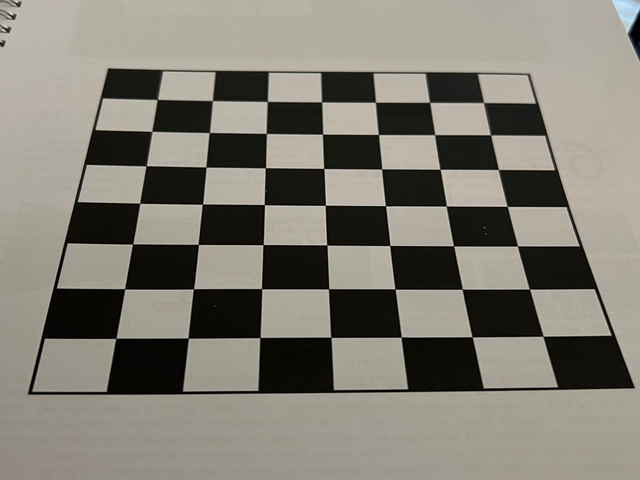
#> input picture Chessboard_angled.png, 640 x 480 px, found by its file name
$ python exercise5_2.py
#> lines starting #> are read from the running program, lines starting #| are printed output that depends on the picture
# Exercise 5.1
import matplotlib

matplotlib.use("agg")
import matplotlib.pyplot as plt
from PIL import Image
from pylab import *
import numpy as np
import cv2
import scipy.ndimage as ndim
from typing import Tuple

def edge_detector_1d(np_img: np.ndarray, dm: np.ndarray, dn: np.ndarray
                     ) -> Tuple[np.ndarray, np.ndarray, np.ndarray, np.ndarray]:
    assert all(isinstance(arr, np.ndarray) for arr in (np_img, dm, dn))
    fm = ndim.correlate1d(np_img, dm, axis=1)
    fn = ndim.correlate1d(np_img, dn, axis=0)
    magnitude = (fm**2 + fn**2)**0.5
    phase = np.arctan2(fn, fm)
    return fm, fn, magnitude, phase

gray_img = np.array(
    Image.open("chessboard_angled.png", formats=("PNG", )).convert("L"),
    "uint8"
)

dm1 = np.array([-1, 1, 0])
dn1 = np.array([-1, 1, 0])
dm2 = np.array([-1, 0, 1])
dn2 = np.array([-1, 0, 1])
dm3 = np.array([0, -1, 1])
dn3 = np.array([0, -1, 1])


fm1, fn1, magnitude1, phase1 = edge_detector_1d(gray_img, dm1, dn1)
fm2, fn2, magnitude2, phase2 = edge_detector_1d(gray_img, dm2, dn2)
#> in edge_detector_1d (call 2), `fm = ndim.correlate1d(np_img, dm, axis=1)`:
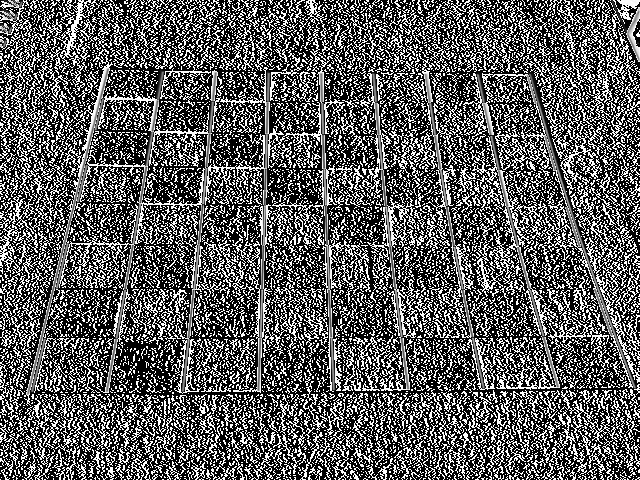
#> fm: shape (480, 640); min 0, max 255, mean 92.1
#> in edge_detector_1d (call 2), `fn = ndim.correlate1d(np_img, dn, axis=0)`:
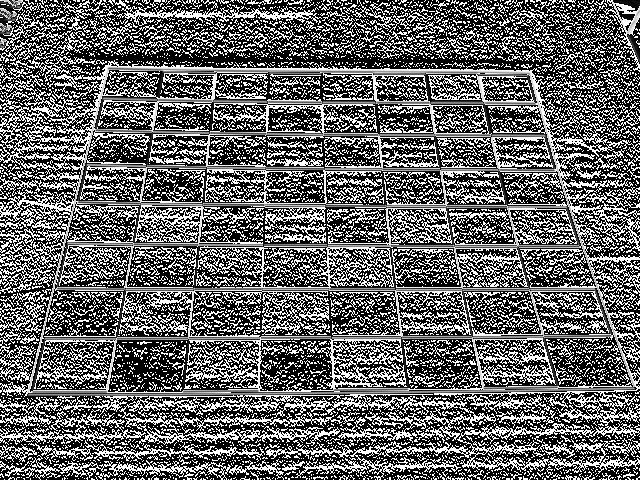
#> fn: shape (480, 640); min 0, max 255, mean 101.1
#> in edge_detector_1d (call 2), `phase = np.arctan2(fn, fm)`:
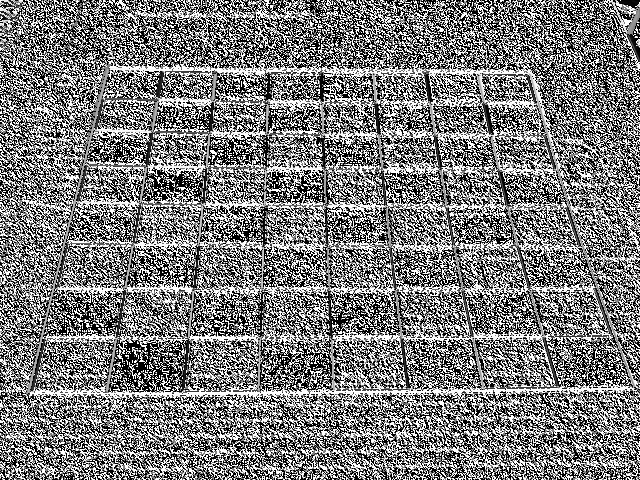
#> phase: shape (480, 640) float16; min 0, max 1.57, mean 0.765; drawn with min black and max white
fm3, fn3, magnitude3, phase3 = edge_detector_1d(gray_img, dm3, dn3)
#> in edge_detector_1d (call 3), `fm = ndim.correlate1d(np_img, dm, axis=1)`:
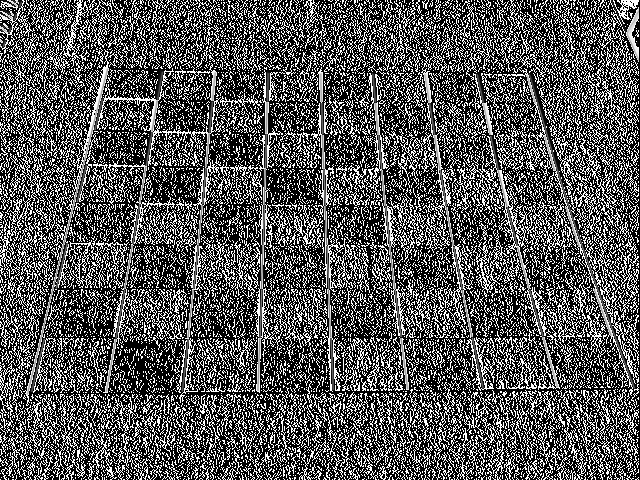
#> fm: shape (480, 640); min 0, max 255, mean 86
#> in edge_detector_1d (call 3), `fn = ndim.correlate1d(np_img, dn, axis=0)`:
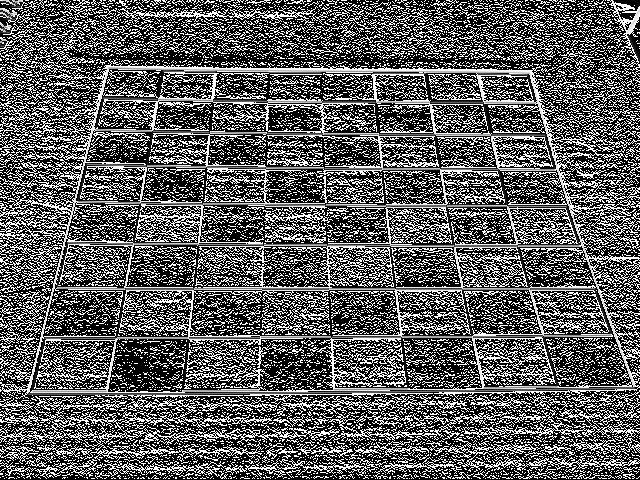
#> fn: shape (480, 640); min 0, max 255, mean 92.8
#> in edge_detector_1d (call 3), `magnitude = (fm**2 + fn**2)**0.5`:
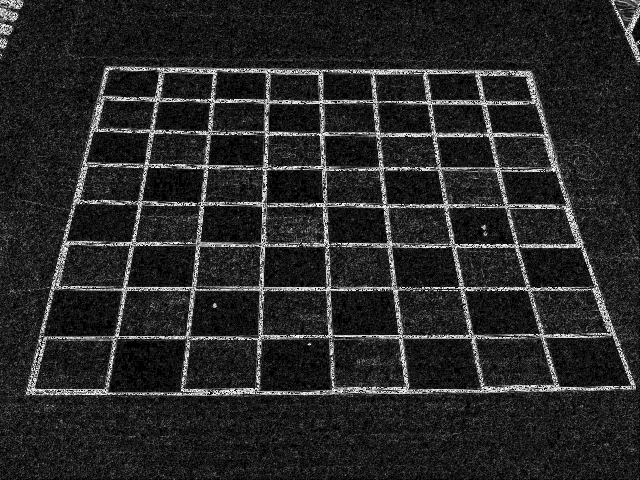
#> magnitude: shape (480, 640) float64; min 0, max 15.91, mean 2.51; drawn with min black and max white
#> in edge_detector_1d (call 3), `phase = np.arctan2(fn, fm)`:
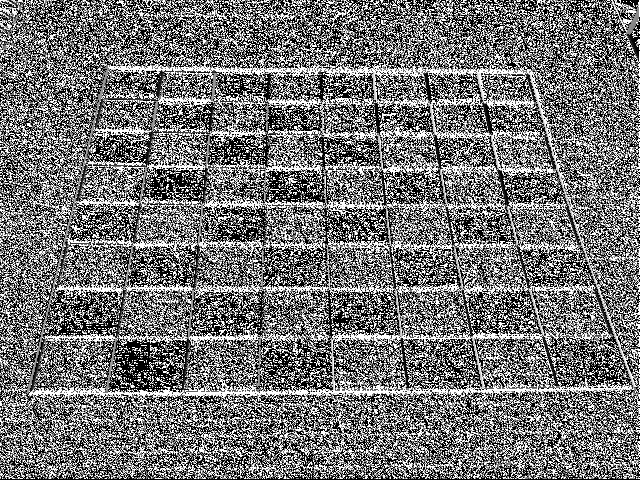
#> phase: shape (480, 640) float16; min 0, max 1.57, mean 0.721; drawn with min black and max white

plt.subplot(5, 3, 1), plt.axis("off")
plt.imshow(gray_img, "gray"), plt.title("Gradient 1")
plt.subplot(5, 3, 2), plt.axis("off")
plt.imshow(gray_img, "gray"), plt.title("Gradient 2")
plt.subplot(5, 3, 3), plt.axis("off")
plt.imshow(gray_img, "gray"), plt.title("Gradient 3")
plt.subplot(5, 3, 4), plt.axis("off")
plt.imshow(fm1, "gray")
plt.subplot(5, 3, 5), plt.title("Fm vertical edges"), plt.axis("off")
plt.imshow(fm2, "gray")
plt.subplot(5, 3, 6), plt.axis("off")
plt.imshow(fm3, "gray")
plt.subplot(5, 3, 7), plt.axis("off")
plt.imshow(fn1, "gray")
plt.subplot(5, 3, 8), plt.title("Fn horizontal edges"), plt.axis("off")
plt.imshow(fn2, "gray")
plt.subplot(5, 3, 9), plt.axis("off")
plt.imshow(fn3, "gray")
plt.subplot(5, 3, 10), plt.axis("off")
plt.imshow(magnitude1, "gray")
plt.subplot(5, 3, 11), plt.title("Absolute Value"), plt.axis("off")
plt.imshow(magnitude2, "gray")
plt.subplot(5, 3, 12), plt.axis("off")
plt.imshow(magnitude3, "gray")
plt.subplot(5, 3, 13), plt.axis("off")
plt.imshow(phase1, "gray")
plt.subplot(5, 3, 14), plt.title("Phase"), plt.axis("off")
plt.imshow(phase2, "gray")
plt.subplot(5, 3, 15), plt.axis("off")
plt.imshow(phase3, "gray")

plt.tight_layout()
plt.savefig("filtered.png")
